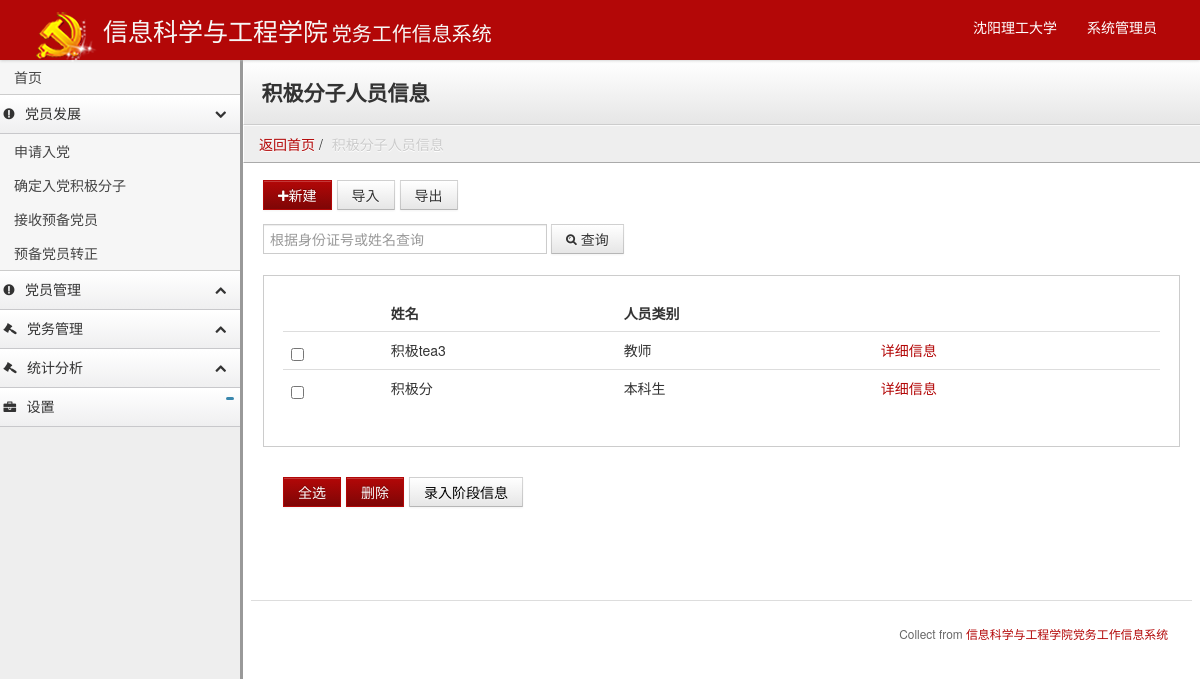
Screenshot of /Right_1/1_pmd_activist_list.php (signed in) with the database file from the repository.
### tables this page shows
CREATE TABLE `personnelinformation` (
  `ID_number` char(18) NOT NULL COMMENT '身份证号',
  `person_cate1` tinyint(4) NOT NULL COMMENT '类别1教研本',
  `instructor_mark` tinyint(4) DEFAULT NULL COMMENT '1是导员',
  `person_cate2` tinyint(4) NOT NULL DEFAULT '6' COMMENT '人员类别2',
  `major` char(4) DEFAULT '0000' COMMENT '专业',
  `class` char(8) DEFAULT '00000000' COMMENT '班级（学生）',
  `stu_number` char(10) DEFAULT '0000000000' COMMENT '学号（学生）',
  `name` varchar(10) NOT NULL DEFAULT '000' COMMENT '姓名',
  `sex` tinyint(4) DEFAULT '0' COMMENT '性别-男0、女1',
  `Datetime` date DEFAULT '0000-01-01' COMMENT '出生日期',
  `nation` tinyint(4) DEFAULT '0' COMMENT '民族',
  `native_place` varchar(255) DEFAULT '' COMMENT '籍贯',
  `politics_status` tinyint(4) DEFAULT '0' COMMENT '政治面貌',
  `language` char(5) DEFAULT '000' COMMENT '外语语种',
  `edu` tinyint(4) DEFAULT '0' COMMENT '学历',
  `degree` tinyint(4) DEFAULT '0' COMMENT '学位',
  `graduation_date` date DEFAULT '0000-01-01' COMMENT '毕业日期',
  `Home_Add` varchar(255) DEFAULT '无' COMMENT '家庭住址所在地',
  `Home_Add_Detail` varchar(255) DEFAULT '-' COMMENT '家庭详细地址',
  `zip_code` char(6) DEFAULT '000000' COMMENT '邮政编码',
  `police_station` varchar(255) DEFAULT '无' COMMENT '户口所在派出所',
  `tel` char(11) DEFAULT '00000000000' COMMENT '联系电话',
  `strong_point` varchar(255) DEFAULT '-' COMMENT '特长',
  `floor_number` char(2) DEFAULT '0' COMMENT '楼号（学生）',
  `dormitory_number` char(3) DEFAULT '000' COMMENT '寝室号（学生）',
  `bed_number` char(2) DEFAULT '0' COMMENT '床号（学生）',
  `instructor_ID` char(18) DEFAULT '000000000000000000' COMMENT '辅导员ID（学生）',
  `Department_ID` char(9) DEFAULT '000000000' COMMENT '组织机构ID',
  `state` char(4) DEFAULT '1' COMMENT '状态-在校1、毕业2、调出3',
  `adminis_fun` varchar(255) DEFAULT NULL COMMENT '行政职务',
  `join_T_time` date DEFAULT NULL COMMENT '入团时间',
  `Tmember_meet_time` date DEFAULT NULL COMMENT '团员大会日期（团员推优时间）',
  `publicity_time` date DEFAULT NULL COMMENT '接收预备党员公示时间',
  `ZZ_publicity_time` date DEFAULT NULL COMMENT '预备党员转正公示时间',
  `JJPX_time` date DEFAULT NULL COMMENT '入党积极分子培训时间',
  `JJPX_mark` tinyint(4) DEFAULT NULL COMMENT '入党积极分子培训成绩',
  `DQPX_time` date DEFAULT NULL COMMENT '党前培训时间',
  `DQPX_mark` tinyint(4) DEFAULT NULL COMMENT '党前培训成绩',
  `SQRD_time` date DEFAULT NULL COMMENT '申请入党时间',
  `LJJ_time` date DEFAULT NULL COMMENT '列积极分子时间',
  `LFZobject_time` date DEFAULT NULL COMMENT '列发展对象时间',
  `developmentplan_time` date DEFAULT NULL COMMENT '计划发展时间',
  `ranking` decimal(4,3) DEFAULT NULL COMMENT '班级综合测评名次/班级人数（学生）',
  `all_funkobject_amount` int(11) DEFAULT '0' COMMENT '全学程不及格门数（学生）',
  `TC_and_BZ` varchar(255) DEFAULT NULL COMMENT '突出表现和存在不足',
  `reward_condtion` varchar(255) DEFAULT NULL COMMENT '获奖情况',
  `YorNwrong` tinyint(4) DEFAULT '0' COMMENT '处分情况 0-无处分 1-有处分',
  `RD_datetime` date DEFAULT NULL COMMENT '入党时间（支部接收预备党员会时间）',
  `ZQ_positivemeet_ID` varchar(255) DEFAULT NULL COMMENT '支部确定入党积极分子会ID',
  `ZQ_devemembermeet_ID` varchar(255) DEFAULT NULL COMMENT '支部确定发展对象会ID',
  `ZJ_readymeet_ID` varchar(255) DEFAULT NULL COMMENT '支部接收预备党员会ID',
  `ZSbec_officialmeet_ID` varchar(255) DEFAULT NULL COMMENT '支部预备党员转正会ID',
  `DS_readymeet_ID` varchar(255) DEFAULT NULL COMMENT '党委审批预备党员会ID',
  `bec_officialmeet_ID` varchar(255) DEFAULT NULL COMMENT '党委审批预备党员转正会ID',
  `talker_ID` char(18) DEFAULT NULL COMMENT '谈话人ID（党委派专人谈话）',
  `talk_time` date DEFAULT NULL COMMENT '谈话时间（党委派专人谈话）',
  `talk_site` varchar(255) DEFAULT NULL COMMENT '谈话地点（党委派专人谈话）',
  `bec_official_time` date DEFAULT NULL COMMENT '转正时间（支部预备党员转正会）',
  `in_time` date DEFAULT NULL COMMENT '党员转入时间',
  `in_where` varchar(255) DEFAULT NULL COMMENT '转入自何处',
  `out_time` date DEFAULT NULL COMMENT '党员转出时间',
  `gowhere` varchar(255) DEFAULT NULL COMMENT '转去何处',
  `remark` varchar(255) DEFAULT NULL COMMENT '备注'
);

CREATE TABLE `person_cate1_bmb` (
  `Person_cate1_` tinyint(4) NOT NULL,
  `Person_cate1_name` varchar(255) NOT NULL
);

### Right_1/1_pmd_activist_list.php (the view, shortened to what this page needs)
<!DOCTYPE html>
<html lang="en">
<head>
    <?php include("../footer/footer_head.php");
    if(isset($_COOKIE["PHPSESSID"])){
    if(isset($_SESSION["right"])&&$_SESSION["right"]==0){
        ?>
</head>
<body class="">
<?php include("../Right_1/1_footer_body_pmd.php"); ?>
<div class="content">
    <div class="header">
        <h1 class="page-title">积极分子人员信息</h1>
    </div>
    <ul class="breadcrumb">
        <li><a href="1_index.php">返回首页</a> / <span class="divider">积极分子人员信息</span></li>
    </ul>
    <div class="container-fluid">
        <div class="row-fluid">
            <div class="btn-toolbar">
            <button class="btn btn-primary" href="#new" role="button" data-toggle="modal"><i class="icon-plus"></i>新建</button>
                <button class="btn">导入</button>
                <button class="btn">导出</button>
            </div>
            <div class="search-well">
                <form class="form-inline">
                    <input class="input-xlarge" placeholder="根据身份证号或姓名查询" id="appendedInputButton" type="text">
                    <button class="btn" type="button"><i class="icon-search"></i> 查询</button>
                </form>
            </div>
            <form action="../public/del.php" method="post">
                <div class="well">
                    <table width="66%" height="82"  class="table">
                        <thead>
                        <tr>
                            <th width="50">&nbsp;</th>
                            <th width="138">姓名</th>
                            <th width="154">人员类别</th>
                            <th width="132">&nbsp;</th>
                            <th width="26" style="width: 26px;"></th>
                        </tr>
                        </thead>
                        <tbody>
                        <?php
                        $sqlCate24StudentsR1="SELECT *,Person_cate1_name FROM personnelinformation,person_cate1_bmb WHERE `person_cate2`=4 AND person_cate1=Person_cate1_";
                        if($resC24SR1=mysqli_query($db,$sqlCate24StudentsR1)){
                            while ($rowsC24SR1=mysqli_fetch_assoc($resC24SR1)){
                                ?>
                                <tr>
                                    <td><input type="checkbox" name="onetodel[]" class="onetodel" value="<?php echo $rowsC24SR1["ID_number"];?>"></td>
                                    <td><?php echo $rowsC24SR1["name"];?></td>
                                    <td><?php echo $rowsC24SR1["Person_cate1_name"];?></td>
                                    <?php
                                    if($rowsC24SR1["person_cate1"]==1){
                                        echo "<td><a href='../Right_1/1_pmd_activist_tea.php?ID=".$rowsC24SR1["ID_number"]."'>详细信息</a></td>";
                                    }
                                    else{
                                        echo "<td><a href='../Right_1/1_pmd_activist_stu.php?ID=".$rowsC24SR1["ID_number"]."'>详细信息</a></td>";
                                    }
                                    ?>
                                    <td>
                                    </td>
                                </tr>
                                <?php
                            }
                        }
                        ?>
                        </tbody>
                    </table>
                </div>
                <div class="container-fluid">
                    <div class="row-fluid">
                        <div class="btn-toolbar">
                            <button class="btn btn-primary" type="button" name="allChecked" id="allChecked" onclick="DoCheck()">全选</button>
                            <input  class="btn btn-primary" type="submit" name="submit" onclick="return allUncheck()&&confirm('确定要删除吗？')&&(()=>{document.getElementById('submitType').value='del';})();" value="删除">
                            <button class="btn"><a href="#jieduan" role="button" data-toggle="modal"><font color="#000000">录入阶段信息</font></a></button>
                        </div>
                    </div>
                </div>
            </form>
            <?php include("../footer/footer_bottom.php");?>
        </div>
    </div>
</div>
</body>
</html>
    <?php
}
}
else{
    ?>
    <script>
        window.location = "../sign-in.php";
    </script>
    <?php
}

### stylesheets/theme.css (style rules this page uses)
body { background: #eee; background-image: url(http://subtlepatterns.com/patterns/furley_bg.png); background-position: initial initial; background-repeat: initial initial; background-position: initial initial; background-repeat: initial initial; margin: 0px; padding: 0px; }
a { color:#B30707 }
h1 { margin-top: 0px; color: #eee; }
.content { min-width: 400px; position: relative; min-height: 800px; background: #fff; margin-left: 240px; border-left: 1px solid #cccccc; border-left: 3px solid #999999; }
.header { background: #ffffff; background: #ffffff; background: -webkit-gradient(linear, left bottom, left top, color-stop(0, #e6e6e6), color-stop(1, #ffffff)); background: -ms-linear-gradient(bottom, #e6e6e6, #ffffff); background: -moz-linear-gradient(center bottom, #e6e6e6 0%, #ffffff 100%); background: -o-linear-gradient(bottom, #e6e6e6, #ffffff); filter: progid:dximagetransform.microsoft.gradient(startColorStr='#4d5b76', EndColorStr='#6c7a95'); -ms-filter: "progid:DXImageTransform.Microsoft.gradient(startColorStr='#ffffff',EndColorStr='#e6e6e6')"; border-bottom: 1px solid #cccccc; border-top: 1px solid #ffffff; border-left: 1px solid #ffffff; padding: 0em 1.25em; }
.header h1 { margin: 1em 0em; padding: 0em; line-height: 1em; font-size: 1.5em; color: #eee; color: #333; }
.breadcrumb { -webkit-box-shadow: none; -moz-box-shadow: none; box-shadow: none; -webkit-border-radius: 0px; -moz-border-radius: 0px; border-radius: 0px; -moz-background-clip: padding; -webkit-background-clip: padding-box; background-clip: padding-box; background: #eee; border-bottom: 1px solid #aaa; border-top: 1px solid #fafafa; border-left: 1px solid #fff; margin-bottom: .5em; }
.btn { -webkit-border-radius: 0px; -moz-border-radius: 0px; border-radius: 0px; }
.btn-primary { background-color: #B30707; background-image: -webkit-gradient(linear, 0 0, 0 100%, from(#B30707), to(#7E0606)); background-image: -webkit-linear-gradient(top, #B30707, #7E0606); background-image: -o-linear-gradient(top, #B30707, #7E0606); background-image: linear-gradient(to bottom, #B30707, #7E0606); background-image: -moz-linear-gradient(top, #B30707, #7E0606); filter: progid:dximagetransform.microsoft.gradient(startColorStr='#B30707', EndColorStr='#7E0606'); -ms-filter: "progid:DXImageTransform.Microsoft.gradient(startColorStr='#B30707',EndColorStr='#7E0606')"; border: 1px solid #B30707; }
.well { background-color: #fff; border: 1px solid #ccc; -webkit-box-shadow: 1px 1px 0px #ffffff; -moz-box-shadow: 1px 1px 0px #ffffff; box-shadow: 1px 1px 0px #ffffff; -webkit-border-radius: 0px; -moz-border-radius: 0px; border-radius: 0px; -moz-background-clip: padding; -webkit-background-clip: padding-box; background-clip: padding-box; }
input[type="text"], input[type="password"] { -webkit-border-radius: 0px; -moz-border-radius: 0px; border-radius: 0px; -moz-background-clip: padding; -webkit-background-clip: padding-box; background-clip: padding-box; }
.search-well form { margin: 1em 0em 1.5em 0em; }

### rows the page displays
personnelinformation: name "积极tea3", person_cate1.Person_cate1_name "教师"
personnelinformation: name "积极分", person_cate1.Person_cate1_name "本科生"
